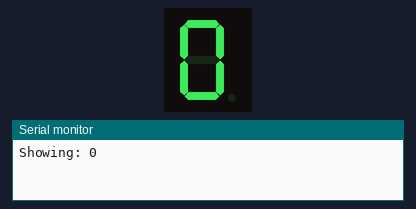
Bench run of a sketch on a simulated Arduino Uno, built with avr-gcc and run on an emulated ATmega328P. Shown: 1-digit seven-segment display, the last lines printed to the serial monitor. Wiring (inferred from the names in the program): 1-digit 7-segment display, segments lit when HIGH: segments pin 2, pin 3, pin 4, pin 5, pin 6, pin 7, pin 9. The segment pins are drawn as the display they are named for.

Above: at 0.1 s.
At 1.1 s:
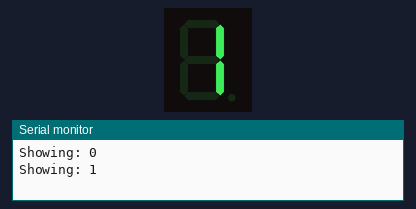
At 2.1 s:
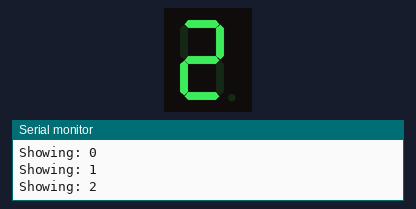
At 4.1 s:
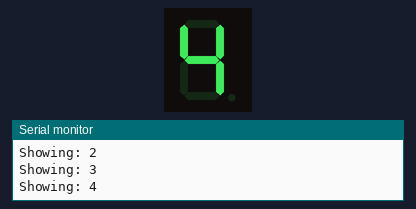
At 6.1 s:
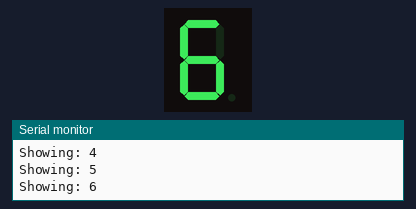
At 9.1 s:
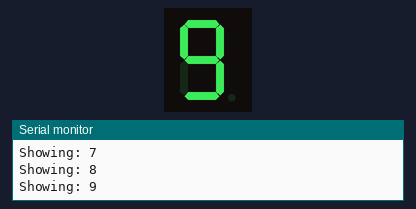

Measured:
- by itself, everything shown: repeats every 10.0 s, in 10 steps
- what the display in image 1 shows lasts 1.0 s, from 1.0 s to 2.0 s

The sketch:

Task4_ShowDigits.ino
```cpp
// Task 4: Show digits 0 to 9 on the 7-segment display.
// Wiring is the same as Task 3 — keep it connected.

int segmentPins[] = {2, 3, 4, 5, 6, 7, 9}; // a, b, c, d, e, f, g
int numSegments = 7;

// The pattern for each digit. 1 = segment ON, 0 = segment OFF.
//                     a  b  c  d  e  f  g
byte digits[10][7] = {
  {1, 1, 1, 1, 1, 1, 0}, // 0
  {0, 1, 1, 0, 0, 0, 0}, // 1
  {1, 1, 0, 1, 1, 0, 1}, // 2
  {1, 1, 1, 1, 0, 0, 1}, // 3
  {0, 1, 1, 0, 0, 1, 1}, // 4
  {1, 0, 1, 1, 0, 1, 1}, // 5
  {1, 0, 1, 1, 1, 1, 1}, // 6
  {1, 1, 1, 0, 0, 0, 0}, // 7
  {1, 1, 1, 1, 1, 1, 1}, // 8
  {1, 1, 1, 1, 0, 1, 1}, // 9
};

// Our own function: show a digit on the display.
void showDigit(int n) {
  // For safety: do nothing if the input is outside 0-9.
  if (n < 0 || n > 9) return;

  // Loop through each of the 7 segments.
  for (int i = 0; i < numSegments; i++) {
    // Read the pattern for this digit and segment.
    // If it is 1, turn the segment ON. If 0, turn it OFF.
    digitalWrite(segmentPins[i], digits[n][i]);
  }
}

void setup() {
  Serial.begin(9600);

  // Set every segment pin as OUTPUT.
  for (int i = 0; i < numSegments; i++) {
    pinMode(segmentPins[i], OUTPUT);
  }
}

void loop() {
  // Count from 0 to 9, showing each digit for 1 second.
  for (int n = 0; n <= 9; n++) {
    Serial.print("Showing: ");
    Serial.println(n);
    showDigit(n);
    delay(1000);
  }
}
```
